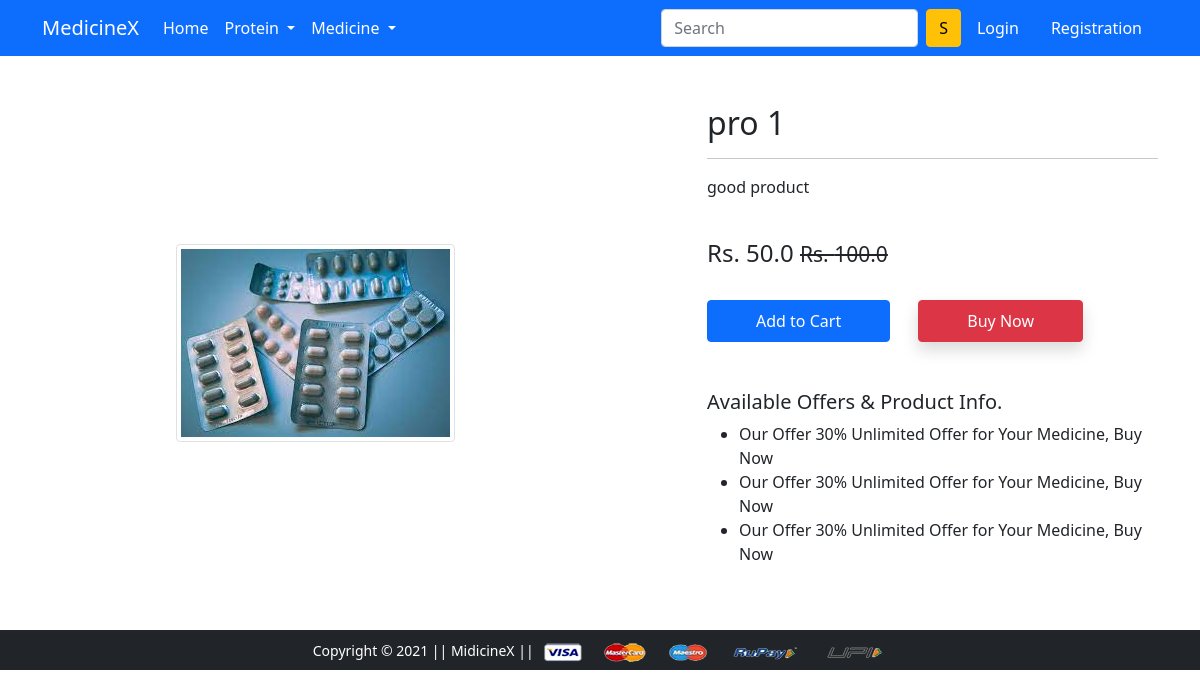
Screenshot of /product-detail/1 with the database file from the repository.
### app/models.py (models this page shows, shortened)
class Product(models.Model):
    title = models.CharField(max_length=100)
    selling_price = models.FloatField()
    discounted_price = models.FloatField()
    description = models.TextField()
    brand = models.CharField(max_length=100)
    category = models.CharField(choices=CATEGORY_CHOICES, max_length=2)
    product_image = models.ImageField(upload_to='productimg')

### app/views.py (the view)
# urls.py: path('product-detail/<int:pk>', views.ProductDetailView.as_view(), name='product-detail'),
class ProductDetailView(View):
    def get(self, request, pk):
        product = Product.objects.get(pk=pk)
        total_item = 0
        item_already_in_cart = False
        if request.user.is_authenticated:
            total_item = len(Cart.objects.filter(user=request.user))
        if request.user.is_authenticated:
            item_already_in_cart = Cart.objects.filter(Q(product=product.id) & Q(user=request.user)).exists()
        return render(request, 'app/productdetail.html', {'product':product, 'item_already_in_cart':item_already_in_cart, 'total_item':total_item})

### app/templates/app/productdetail.html (shortened to what this page needs)
{% extends 'app/base.html' %}
{% load static %}
{% block main-content %}
<div class="container my-5">
 <div class="row">
  <div class="col-sm-6 text-center align-self-center">
   <img src="{{product.product_image.url}}" alt="" class="img-fluid img-thumbnail">
  </div>
  <div class="col-sm-5 offset-sm-1">
   <h2>{{product.title}}</h2>
   <hr>
   <p> {{product.description}} </p> <br>
   <h4> Rs. {{product.discounted_price}} <small class="fw-light text-decoration-line-through">Rs. {{product.selling_price}}</small></h4> <br>
    {% if not request.user.is_authenticated %}
    <form action='/add-to-cart' class='d-inline'>
        <button type='submit' class='btn btn-primary shodow px-5 py-2'>Add to Cart</button>
        </form>
        <form action='/checkout-now' class='d-inline'>
            <button type='submit' class='btn btn-danger shadow px-5 py-2 ms-4'>Buy Now</button>
        </form>
    {% endif %}
    <h5 class="mt-5">Available Offers & Product Info.</h5>
   <ul>
    <li>Our Offer 30% Unlimited Offer for Your Medicine, Buy Now </li>
    <li>Our Offer 30% Unlimited Offer for Your Medicine, Buy Now </li>
    <li>Our Offer 30% Unlimited Offer for Your Medicine, Buy Now </li>
   </ul>
  </div>
 </div>
</div>
{% endblock main-content %}

### rows the page displays
Product: product_image (picture), title "pro 1", description "good product", discounted_price "50.0", selling_price "100.0"
